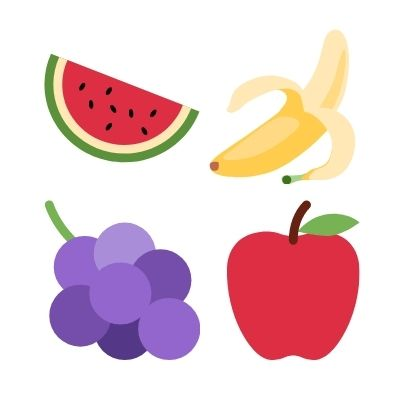
#> input picture week8/fruits.jpg, 400 x 400 px
$ jupyter execute Convolution_neural_network.ipynb
#> lines starting #> are read from the running program, lines starting #| are printed output that depends on the picture
[cell 1]
import cv2
import numpy as np
import matplotlib.pyplot as plt

# 1. 이미지 불러오기 (이미지 경로를 본인의 파일명으로 수정하세요)
# 예: 'my_picture.jpg'
image_path = 'fruits.jpg'
img = cv2.imread(image_path, cv2.IMREAD_GRAYSCALE) # 흑백으로 읽기
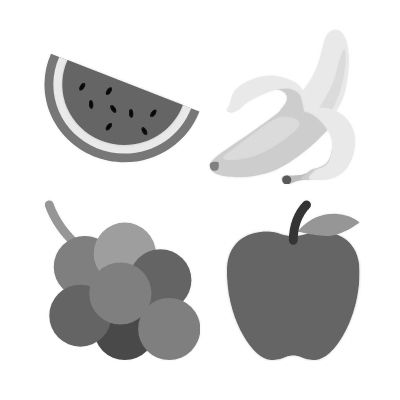
#> img: shape (400, 400); min 0, max 255, mean 216

if img is None:
    print("이미지를 찾을 수 없습니다. 경로를 확인해주세요.")
else:
    # 2. 세로선(Vertical Edge)을 찾는 필터 정의
    # 왼쪽은 -1, 오른쪽은 1로 설정하여 '밝기 차이'를 극대화합니다.
    v_kernel = np.array([[-1, 0, 1],
                         [-2, 0, 2],
                         [-1, 0, 1]])

    # 3. OpenCV의 filter2D 함수로 합성곱 수행
    # 엑셀에서 수동으로 하던 계산을 이 함수가 한 번에 처리합니다.
    vertical_edge = cv2.filter2D(img, -1, v_kernel)
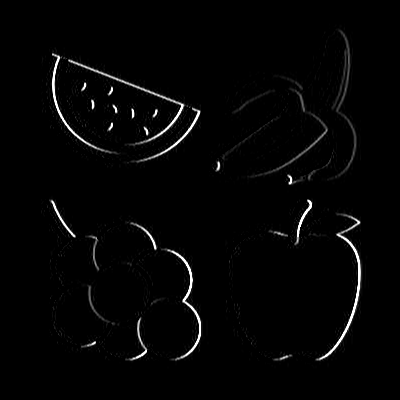
#> vertical_edge: shape (400, 400); min 0, max 255, mean 4.8

    # 4. 결과 시각화
    plt.figure(figsize=(12, 6))

    plt.subplot(1, 2, 1)
    plt.title("Original Gray Image")
    plt.imshow(img, cmap='gray')
    plt.axis('off')

    plt.subplot(1, 2, 2)
    plt.title("Vertical Edge Detection")
    plt.imshow(vertical_edge, cmap='gray')
    plt.axis('off')

    plt.show()
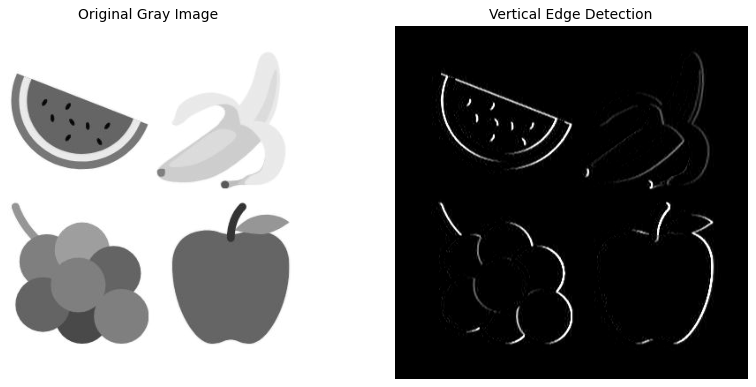
#> figure drawn by matplotlib, 2 panels
